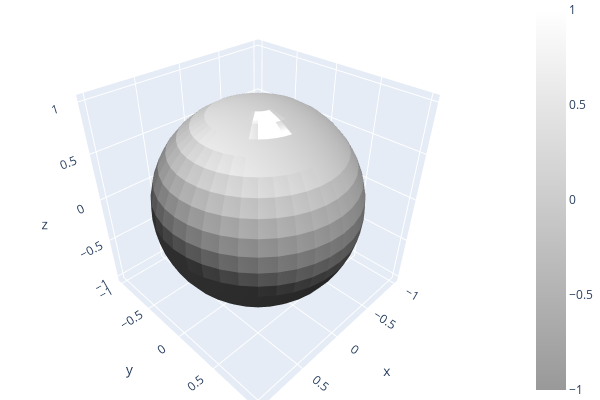

Notebook code cell kept with this figure:
### Code cell
mesh = o3d.geometry.TriangleMesh.create_sphere(radius=1.0)
mesh.compute_vertex_normals()

# Render inline in Jupyter using Open3D's new draw_plotly visualization
o3d.visualization.draw_plotly([mesh])

### Figure 1 — Plotly figure (JSON) as saved in the notebook; plotly's stock layout.template omitted (floating-point values rounded to 4 significant figures; data arrays with more than 128 entries replaced by an {"elided": "..."} marker saying what was removed)
{"data": [{"colorscale": [[0, "rgb(153, 153, 153)"], [1, "rgb(255,255,255)"]], "flatshading": true, "i": {"elided": "1520 int values"}, "intensity": {"elided": "762 float values"}, "j": {"elided": "1520 int values"}, "k": {"elided": "1520 int values"}, "lighting": {"ambient": 0.18, "diffuse": 1, "facenormalsepsilon": 1e-15, "fresnel": 0.1, "roughness": 0.05, "specular": 1, "vertexnormalsepsilon": 1e-15}, "lightposition": {"x": 100, "y": 200, "z": 0}, "type": "mesh3d", "x": {"elided": "762 float values"}, "y": {"elided": "762 float values"}, "z": {"elided": "762 float values"}}], "layout": {"height": 400, "margin": {"b": 0, "l": 0, "r": 0, "t": 0}, "scene": {"camera": {"center": {"x": 0, "y": 0, "z": 0}, "up": {"x": 0, "y": 0, "z": 1}}}, "showlegend": false, "width": 600}}
